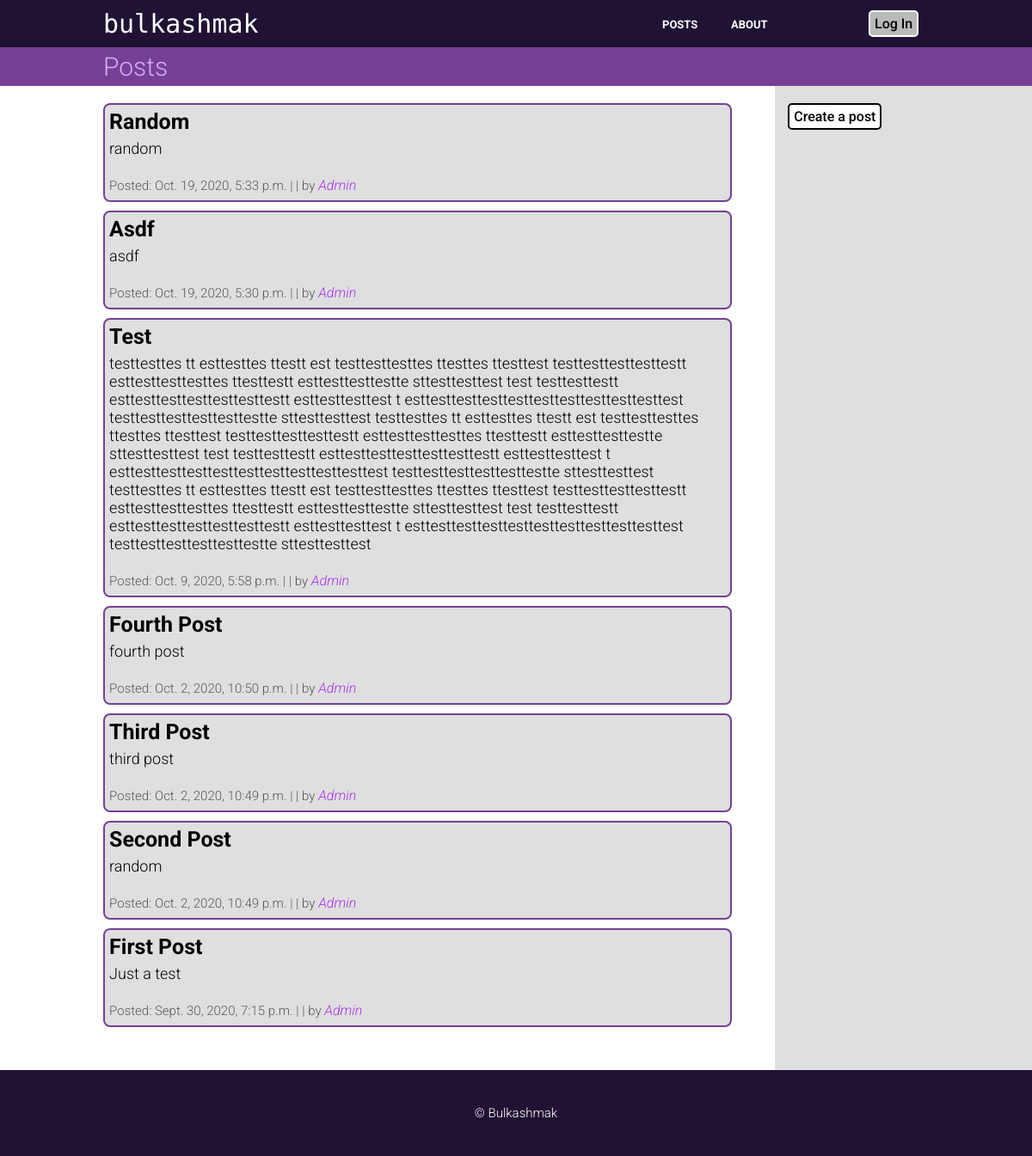
The app's page /posts/, older data.
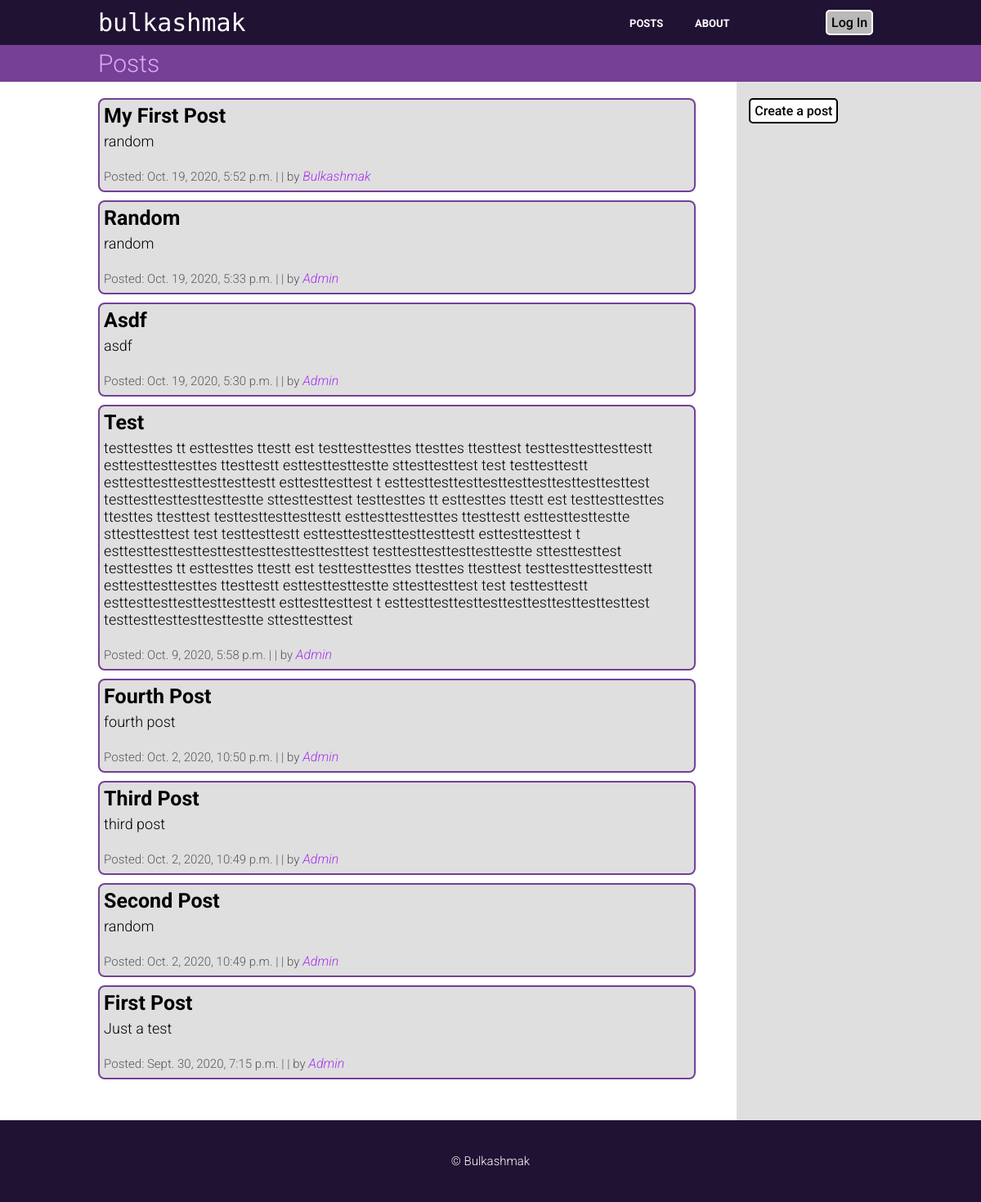
The same page, newer data.
### posts/models.py (models this page shows, shortened)
class Post(models.Model):
    title = models.CharField(max_length=100)
    slug = models.SlugField(max_length=100,
                            null=False,
                            unique=False)
    author = models.ForeignKey(User,
                               on_delete=models.CASCADE,
                               related_name='blog_posts',
                               default=None)
    content = models.TextField()
    created = models.DateTimeField(verbose_name="When the post was created",
                                   auto_now=True)
    updated = models.DateTimeField(verbose_name="When the post was updated",
                                   auto_now_add=True)
    STATUS = (
        (0, "Draft"),
        (1, "Published")
    )
    status = models.IntegerField(verbose_name="Status of the post",
                                 choices=STATUS,
                                 default=1)
    class Meta:
        ordering = ["-created"]

### posts/views.py (the view)
# urls.py: path('posts/', views.posts_page, name='posts_page'),
def posts_page(request):
    posts = Post.objects.order_by('-created')
    context = {
        'title': 'Posts',
        'posts': posts,
    }
    return render(request, 'posts/posts.html', context)

### posts/templates/posts/posts.html (shortened to what this page needs)
{% extends 'base.html' %}
{% block content %}
  {% for post in posts %}
    {% if post.status == 1 %}
      <div class="post">
        <h5>{{ post.title }}</h5>
        <p>{{ post.content }}</p>
        <p class="author">
          Posted: {{ post.created }} | | by <a href="#">{{ post.author }}</a>
        </p>
      </div>
    {% endif %}
  {% endfor %}
{% endblock content %}
{% block sidebar %}
<div id="posts_sidebar">
  <a href={% url 'create_post_page' %}>
    <button class="create_button">Create a post</button>
</div>
{% endblock sidebar %}

### posts/templates/base.html (shortened to what this page needs)
{% load static %}
<!DOCTYPE html>
<html lang="en">
  <head>
    <link type="text/css" rel="stylesheet" href="{% static 'css/base.css' %}" />
  </head>
  <body>
    <header>
      <div class="logo">
        <a href="{% url 'home_page' %}">bulkashmak</a>
      </div>
      <nav>
        <ul class="nav_links">
          <li><a href="{% url 'posts_page' %}">posts</a></li>
          <li><a href="{% url 'about_page' %}">about</a></li>
        </ul>
        <div>
          {% if user.is_authenticated %}
            <a href="{% url 'account_details' %}"><button class="log-inout">Account</button></a>
          {% else %}
            <a href="{% url 'login' %}"><button class="log-inout">Log In</button></a>
          {% endif %}
        </div>
      </nav>
    </header>
    <div class="semi-header">
      <p>
        {% block semi_header %}
        {{ title }}
        {% endblock semi_header %}
      </p>
    </div>
    <div class="wrapper">
      <div class="content">{% block content %} {% endblock content %}</div>
      <aside>
        <div class="sidebar">{% block sidebar %} {% endblock sidebar %}</div>
      </aside>
    </div>
    <footer>
      <p>© Bulkashmak</p>
    </footer>
  </body>
</html>

### posts/static/css/base.css (style rules this page uses)
* { padding: 0px; margin: 0px; }
header { padding: 10px 10%; margin: 0 auto; display: grid; grid-template-columns: 2fr 3fr; background-color: #201233; grid-gap: 5px; align-items: center; }
.logo { grid-column: 1; font-family: "Monoton", cursive; }
.logo a { font-size: 30px; color: white; text-decoration: none; }
nav { display: grid; grid-template-columns: auto 70px; }
.nav_links { display: grid; grid-template-columns: 80px 80px 80px; align-content: center; justify-content: end; list-style: none; text-transform: uppercase; font-family: "Roboto", sans-serif; font-weight: 700; }
.nav_links li a { font-size: 13px; color: white; justify-content: end; text-decoration: none; transition: all 0.3s ease 0s; }
.log-inout { background-color: #b9b9b9; padding: 4px 5px; border: solid 2px white; border-radius: 5px; transition: all 0.3s ease 0s; font-family: "Roboto", sans-serif; font-weight: 500; font-size: 16px; align-content: center; justify-content: center; text-decoration: none; color: black; }
.semi-header { display: grid; padding: 5px 10%; background-color: #754096; align-items: center; }
.semi-header p { font-family: "Roboto", sans-serif; font-weight: 300; font-size: 30px; color: #d9adf4; text-transform: capitalize; }
footer { position: relative; bottom: 0px; width: 100%; height: 100px; background-color: #201233; }
footer p { position: absolute; left: 50%; top: 50%; transform: translate(-50%, -50%); color: white; font-family: "Roboto", sans-serif; font-weight: 300; font-size: 15px; }
body { color: black; background-color: white; font-family: "Roboto", sans-serif; font-weight: 300; }
.wrapper { display: grid; grid-template-columns: 3fr 1fr; grid-gap: 5px; }
.content { grid-column: 1; display: grid; grid-gap: 10px; padding-top: 20px; padding-left: 13.4%; padding-right: 5%; padding-bottom: 50px; }
aside { grid-column: 2; background-color: #dfdfdf; }
.sidebar { padding-top: 20px; padding-left: 5%; padding-right: 13.4%; padding-bottom: 50px; }
.post { background-color: #dfdfdf; min-height: 100px; max-height: 500px; display: grid; grid-template-rows: 30px auto 40px; grid-gap: 5px; border: solid 2px #754096; border-radius: 8px; padding: 5px 5px; }
.post h5 { font-size: 25px; text-transform: capitalize; }
.post p { font-size: 18px; }
.post > .author { padding-top: 18px; color: #585858; font-size: 15px; }
.author a { color: #a62ff0; font-style: italic; font-size: 16px; text-transform: capitalize; text-decoration: none; }
.create_button { background-color: white; border: solid 2px black; border-radius: 5px; color: black; padding: 4px 5px; font-size: 16px; font-family: "Roboto", sans-serif; font-weight: 500; transition: all 0.3s ease 0s; }

Row changes from the older to the newer data that the page shows:
added Post: title "My First Post", content "random", created "Oct. 19, 2020, 5:52 p.m.", author "Bulkashmak"
